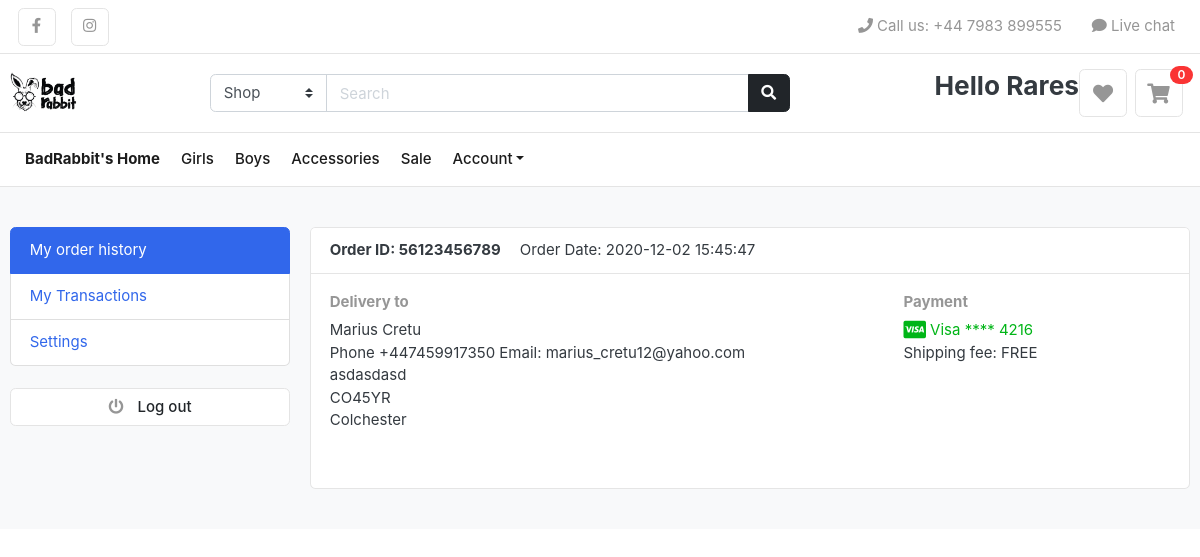
The app's page /account.php (signed in) with its own data.
### tables this page shows
CREATE TABLE `categories` (
  `id` int(10) NOT NULL,
  `category` varchar(100) NOT NULL
);

CREATE TABLE `orders` (
  `id` int(10) NOT NULL,
  `first_name` varchar(100) DEFAULT NULL,
  `last_name` varchar(100) DEFAULT NULL,
  `phone` varchar(100) DEFAULT NULL,
  `email` varchar(100) DEFAULT NULL,
  `address1` varchar(100) DEFAULT NULL,
  `address2` varchar(100) DEFAULT NULL,
  `postcode` varchar(20) DEFAULT NULL,
  `city` varchar(50) DEFAULT NULL,
  `country` varchar(50) DEFAULT NULL,
  `payment_type` varchar(50) DEFAULT NULL,
  `order_date` datetime NOT NULL DEFAULT current_timestamp(),
  `user_id` int(10) DEFAULT NULL,
  `products_id` varchar(250) NOT NULL
);

### account.php (the view, shortened to what this page needs)
<?php
include ('header.php');
?>
<section class="section-content padding-y bg">
<div class="container">
<div class="row">
	<aside class="col-md-3">
		<ul class="list-group">
		<a class="list-group-item active" href="account.php"> My order history </a>
			<a class="list-group-item " href="my_transactions.php"> My Transactions </a>
			<a class="list-group-item" href="settings.php">Settings </a>
		</ul>
		<br>
		<a class="btn btn-light btn-block" href="?action=logout"> <i class="fa fa-power-off"></i> <span class="text">Log out</span> </a>
	</aside>
	<main class="col-md-9">
	<?php
	$id =$_SESSION['id'];
	$sql_query = "select * from orders where user_id = $id";
    $result = mysqli_query($con,$sql_query);
if (mysqli_num_rows($result) > 0) {
 while($row = mysqli_fetch_assoc($result)) {
 ?>
		<article class="card">
		<header class="card-header">
			<strong class="d-inline-block mr-3">Order ID: <?php echo $row['id'];?>6123456789</strong>
			<span>Order Date: <?php echo $row['order_date'];?></span>
		</header>
		<div class="card-body">
			<div class="row">
				<div class="col-md-8">
					<h6 class="text-muted">Delivery to</h6>
					<p><?php echo $row['first_name'];?> <?php echo $row['last_name'];?> <br>
					Phone <?php echo $row['phone'];?> Email: <?php echo $row['email'];?> <br>
			    	<?php echo $row['address2'];?> <br>
					<?php echo $row['postcode'];?> <br>
					<?php echo $row['city'];?> <br>
			 		</p>
				</div>
				<div class="col-md-4">
					<h6 class="text-muted">Payment</h6>
					<span class="text-success">
						<i class="fab fa-lg fa-cc-visa"></i>
					    Visa  **** 4216
					</span>
					<p>
					 Shipping fee:  FREE <br>
					</p>
				</div>
			</div>
		</div>
		<?php $ids = unserialize($row['products_id']);?> <br>
		<div class="table-responsive">
		<?php
		foreach($ids as $id){
		$sql_query = "select * from products where id = $id";
		$result = mysqli_query($con,$sql_query);
 if (mysqli_num_rows($result) > 0) {
  while($row = mysqli_fetch_assoc($result)) {
  ?>
			<tr>
				<td width="65">
					<img src="<?php echo $row['image_link'];?>" class="img-xs border">
				</td>
				<td>
					<p class="title mb-0"><?php echo $row['product_name'];?></p>
					<var class="price text-muted">GBP <?php echo $row['price'];?></var>
				</td>
				<td> BadRabbit <br>  clothing </td>
				<td width="250"> <a href="#" class="btn btn-outline-primary">Track order</a> <a href="#" class="btn btn-light"> Details </a> </td>
			</tr>
			<?php } } } ?>
		</div>
		</article>
		<?php } } ?>
	</main>
</div>
</div>
</section>

### header.php (shortened to what this page needs)
<?php
include "config.php";
?>
<!DOCTYPE HTML>
<html lang="en">
<head>
<link href="css/bootstrap.css" rel="stylesheet" type="text/css"/>
<link href="fonts/fontawesome/css/all.min.css" type="text/css" rel="stylesheet">
<link href="fonts/feathericons/css/iconfont.css" rel="stylesheet" type="text/css" />
<link href="fonts/material-icons/css/materialdesignicons.css" rel="stylesheet" type="text/css" />
<link href="css/ui.css" rel="stylesheet" type="text/css"/>
<link href="css/responsive.css" rel="stylesheet" />
</head>
<body>
<header class="section-header">
    <section class="header-top-light border-bottom">
      <div class="container">
        <nav class="navbar navbar-light navbar-expand p-0 ">
          <ul class="nav mr-auto">
            <a class="btn btn-icon btn-light m-2" title="Facebook" target="_blank" href="https://www.facebook.com/badrabbit2020"><i class="fab fa-facebook-f"></i></a>
			<a class="btn btn-icon btn-light m-2" title="Instagram" target="_blank" href="https://www.instagram.com/badrabbit.ro/"><i class="fab fa-instagram"></i></a>
          </ul>
          <ul class="navbar-nav">
            <a class="nav-link p-3" href="#"> <i class="fa fa-phone"></i> Call us: +44 7983 899555 </a>
            <a class="nav-link p-3" href="https://www.facebook.com/messages/t/badrabbit2020"> <i class="fa fa-comment"></i> Live chat </a>
          </ul>
        </nav>
      </div>
    </section>
<section class="header-main border-bottom">
	<div class="container">
		<div class="row align-items-center">
			<div class="col-lg-2 col-3 col-md-2 col-sm-3 ">
				<a href="index.php" class="brand-wrap">
					<img class="logo" src="images/logo_orizontal.jpg">
				</a>
			</div>
			<div class="col-12 col-sm-12 col-md-11 col-lg-6  order-3 order-lg-2">
				<form action="#" class="search">
					<div class="input-group w-100">
						<select class="custom-select"  name="category_name">
                                <option value="">Shop</option>
						</select>
					    <input type="text" class="form-control" style="width:60%;" placeholder="Search">
					    <div class="input-group-append">
					      <button class="btn btn-dark" type="submit">
					        <i class="fa fa-search"></i>
					      </button>
					    </div>
				    </div>
				</form>
			</div>
			<div class="col-9 col-sm-0 col-lg-4 order-2 order-lg-3">
				<div class="d-flex justify-content-end mb-3 mb-lg-0">
					<div class="widget-header dropdown">
              <?php if(isset($_SESSION['first_name'])) {
                ?>
              <h3><?php echo "Hello " .$_SESSION['first_name']; ?></h3>
                      <?php } ?>
                    </div>
                    <a href="#" class="widget-header mr-2">
                        <div class="icon">
                            <i class="icon-sm rounded border fa fa-heart"></i>
                        </div>
                    </a>
					<a href="cart.php" class="widget-header mr-2">
						<div class="icon icon-sm rounded border"><i class="fa fa-shopping-cart"></i></div>
						<span class="badge badge-pill badge-danger notify"><?php
if(!empty($_SESSION["shopping_cart"])) {
$cart_count = count(array_keys($_SESSION["shopping_cart"]));
echo $cart_count;
}else{
  echo "0";
}
?>
</span>
					</a>
				</div>
			</div>
		</div>
	</div>
</section>
<nav class="navbar navbar-main navbar-expand-lg border-bottom">
    <div class="container">
      <div class="collapse navbar-collapse" id="main_nav3">
        <ul class="navbar-nav">
          <li class="nav-item">
            <a class="nav-link pl-0" href="index.php"> <strong>BadRabbit's Home</strong></a>
          </li>
          <?php
 $sql_query = "select * from categories";
        $result = mysqli_query($con,$sql_query);
if (mysqli_num_rows($result) > 0) {
  while($row = mysqli_fetch_assoc($result)) {
    echo '<li class="nav-item">
    <a class="nav-link" href='.$row['category'].'.php>'.$row['category'].'</a>
  </li>';
  }
}
		 ?>
          <li class="nav-item">
            <a class="nav-link" href="#">Sale</a>
          </li>
          <?php if(isset($_SESSION['first_name'])) {
                ?>
          <li class="nav-item dropdown">
            <a class="nav-link dropdown-toggle" href="http://example.com" data-toggle="dropdown" aria-haspopup="true" aria-expanded="false">Account</a>
          </li>
          <?php } ?>
        </ul>
      </div>
    </div>
  </nav>

### css/ui.css (style rules this page uses)
html { font-family: "Inter", sans-serif; font-size: 15px; }
.icon-xs, .icon-sm, .icon-md, .icon-lg { display: inline-block; text-align: center; flex-shrink: 0; flex-grow: 0; }
.icon-sm { width: 48px; height: 48px; line-height: 48px !important; font-size: 20px; }
.padding-y { padding-top: 40px; padding-bottom: 40px; }
article:after, .form-group:after { display: block; clear: both; content: ""; }
.bg { background-color: #f8f9fa; }
p:last-child { margin-bottom: 0; }
.header-top-light .nav-link { color: #969696; }
.header-main { position: relative; padding-top: 1rem; padding-bottom: 1rem; }
.brand-wrap .logo, .navbar-brand .logo { margin-right: 7px; max-height: 42px; display: inline-block; }
.navbar-main .nav-link { font-weight: 500; color: #1c1c1c; }
.widget-header { display: inline-block; vertical-align: middle; position: relative; }
.widget-header i { color: #969696; }
.widget-header .notify { position: absolute; top: -3px; right: -10px; }
.btn-icon { width: calc(1.5em + 0.9rem + 2px); text-align: center; padding-left: 0; padding-right: 0; }
.btn-icon i { line-height: 1; }
.btn-light { background-color: #fff; border-color: #e4e4e4; }
.btn-light i { color: #969696; }
.btn i + .text { margin-left: 10px; }
.notify { position: absolute; top: -4px; right: -10px; display: inline-block; padding: 0.25em 0.6em; font-size: 12px; line-height: 1; text-align: center; border-radius: 3rem; color: #fff; background-color: #fa3434; }

### records on screen
categories: category "Girls"
categories: category "Boys"
categories: category "Accessories"
orders: id "5", order_date "2020-12-02 15:45:47", first_name "Marius", last_name "Cretu", phone "+447459917350", email "marius_cretu12@yahoo.com", address2 "asdasdasd", postcode "CO45YR", city "Colchester"

### other values on screen
$_SESSION['first_name'] "Rares"
